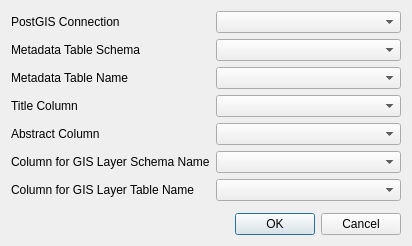
<?xml version="1.0" encoding="UTF-8"?>
<ui version="4.0">
 <class>Dialog</class>
 <widget class="QDialog" name="Dialog">
  <property name="geometry">
   <rect>
    <x>0</x>
    <y>0</y>
    <width>412</width>
    <height>246</height>
   </rect>
  </property>
  <property name="windowTitle">
   <string>Geo Cat Configuration</string>
  </property>
  <property name="windowIcon">
   <iconset resource="resources.qrc">
    <normaloff>:/plugins/GeoCat/icon.png</normaloff>:/plugins/GeoCat/icon.png</iconset>
  </property>
  <layout class="QGridLayout" name="gridLayout">
   <item row="0" column="0">
    <widget class="QLabel" name="postGisConnectionLabel">
     <property name="text">
      <string>PostGIS Connection</string>
     </property>
    </widget>
   </item>
   <item row="0" column="1">
    <widget class="QComboBox" name="postGisConnectionComboBox">
     <property name="maximumSize">
      <size>
       <width>1024</width>
       <height>16777215</height>
      </size>
     </property>
    </widget>
   </item>
   <item row="1" column="0">
    <widget class="QLabel" name="MetadataTableSchemaLabel">
     <property name="text">
      <string>Metadata Table Schema</string>
     </property>
    </widget>
   </item>
   <item row="1" column="1">
    <widget class="QComboBox" name="metadataTableSchemaComboBox"/>
   </item>
   <item row="2" column="0">
    <widget class="QLabel" name="metadataTableNameLabel">
     <property name="text">
      <string>Metadata Table Name</string>
     </property>
    </widget>
   </item>
   <item row="2" column="1">
    <widget class="QComboBox" name="metadataTableNameComboBox"/>
   </item>
   <item row="3" column="0">
    <widget class="QLabel" name="titleColumnLabel">
     <property name="text">
      <string>Title Column</string>
     </property>
    </widget>
   </item>
   <item row="3" column="1">
    <widget class="QComboBox" name="titleColumnComboBox"/>
   </item>
   <item row="4" column="0">
    <widget class="QLabel" name="abstractColumnLabel">
     <property name="text">
      <string>Abstract Column</string>
     </property>
    </widget>
   </item>
   <item row="4" column="1">
    <widget class="QComboBox" name="abstractColumnComboBox"/>
   </item>
   <item row="5" column="0">
    <widget class="QLabel" name="layerSchemaNameLabel">
     <property name="text">
      <string>Column for GIS Layer Schema Name</string>
     </property>
    </widget>
   </item>
   <item row="5" column="1">
    <widget class="QComboBox" name="layerSchemaNameComboBox"/>
   </item>
   <item row="6" column="0">
    <widget class="QLabel" name="layerTableNameLabel">
     <property name="text">
      <string>Column for GIS Layer Table Name</string>
     </property>
    </widget>
   </item>
   <item row="6" column="1">
    <widget class="QComboBox" name="layerTableNameComboBox"/>
   </item>
   <item row="8" column="0" colspan="2">
    <widget class="QDialogButtonBox" name="buttonBox">
     <property name="orientation">
      <enum>Qt::Horizontal</enum>
     </property>
     <property name="standardButtons">
      <set>QDialogButtonBox::Cancel|QDialogButtonBox::Ok</set>
     </property>
    </widget>
   </item>
   <item row="7" column="1">
    <spacer name="verticalSpacer">
     <property name="orientation">
      <enum>Qt::Vertical</enum>
     </property>
     <property name="sizeHint" stdset="0">
      <size>
       <width>20</width>
       <height>8</height>
      </size>
     </property>
    </spacer>
   </item>
  </layout>
 </widget>
 <resources>
  <include location="resources.qrc"/>
 </resources>
 <connections>
  <connection>
   <sender>buttonBox</sender>
   <signal>rejected()</signal>
   <receiver>Dialog</receiver>
   <slot>reject()</slot>
   <hints>
    <hint type="sourcelabel">
     <x>295</x>
     <y>228</y>
    </hint>
    <hint type="destinationlabel">
     <x>286</x>
     <y>239</y>
    </hint>
   </hints>
  </connection>
  <connection>
   <sender>postGisConnectionComboBox</sender>
   <signal>currentIndexChanged(int)</signal>
   <receiver>Dialog</receiver>
   <slot>on_connection_changed()</slot>
   <hints>
    <hint type="sourcelabel">
     <x>223</x>
     <y>21</y>
    </hint>
    <hint type="destinationlabel">
     <x>157</x>
     <y>14</y>
    </hint>
   </hints>
  </connection>
  <connection>
   <sender>metadataTableSchemaComboBox</sender>
   <signal>currentIndexChanged(int)</signal>
   <receiver>Dialog</receiver>
   <slot>on_metadata_schema_changed()</slot>
   <hints>
    <hint type="sourcelabel">
     <x>223</x>
     <y>44</y>
    </hint>
    <hint type="destinationlabel">
     <x>135</x>
     <y>44</y>
    </hint>
   </hints>
  </connection>
  <connection>
   <sender>metadataTableNameComboBox</sender>
   <signal>currentIndexChanged(int)</signal>
   <receiver>Dialog</receiver>
   <slot>on_metadata_table_changed()</slot>
   <hints>
    <hint type="sourcelabel">
     <x>224</x>
     <y>75</y>
    </hint>
    <hint type="destinationlabel">
     <x>151</x>
     <y>74</y>
    </hint>
   </hints>
  </connection>
  <connection>
   <sender>buttonBox</sender>
   <signal>accepted()</signal>
   <receiver>Dialog</receiver>
   <slot>all_done()</slot>
   <hints>
    <hint type="sourcelabel">
     <x>262</x>
     <y>221</y>
    </hint>
    <hint type="destinationlabel">
     <x>238</x>
     <y>202</y>
    </hint>
   </hints>
  </connection>
 </connections>
 <slots>
  <slot>on_connection_changed()</slot>
  <slot>on_metadata_schema_changed()</slot>
  <slot>on_metadata_table_changed()</slot>
  <slot>all_done()</slot>
 </slots>
</ui>
